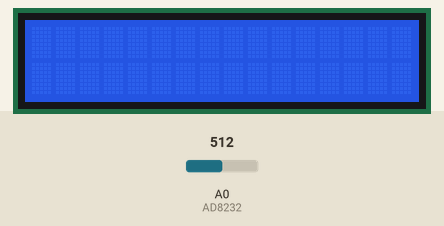
Bench run of a sketch on a simulated Arduino Uno, built with avr-gcc and run on an emulated ATmega328P. Parts: 16×2 character LCD. The test bench sets the inputs (shaded band); at power-on: A0 (AD8232) = 512. Random numbers use the default seed unless the sketch sets one; what the sketch prints to the serial monitor is not drawn.

Above: at 1.2 s.
1.3 s: A0 (AD8232) set to 716
At 1.9 s:
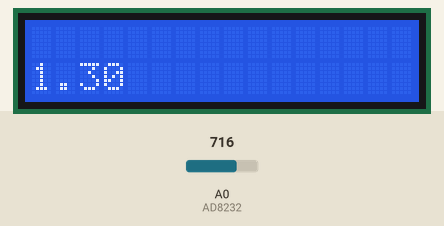
2.8 s: A0 (AD8232) set to 900
At 4.1 s:
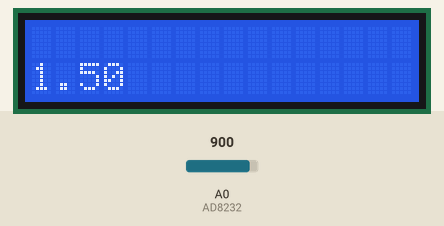
Timing chart, 0 to 5.8 s (numbered marks = the images above; inputs shaded):
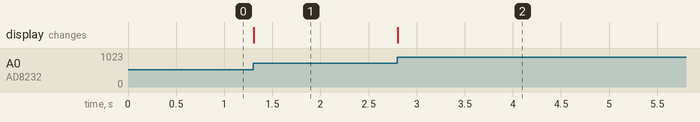

Measured:
- after the input at 1.3 s, the display: changes at once (image 1)
- after the input at 2.8 s, the display: changes at once (image 2)

The sketch:

Arduino.ino
```cpp
#include <LiquidCrystal.h>
#include <SoftwareSerial.h>
#include <SPI.h>

#include <stdio.h>
#include <stdlib.h>

//uint16_t Array[15000];

SoftwareSerial Bluetooth(3,2); //RX, TX
LiquidCrystal lcd(10, 9, 8, 7, 6, 5);

#define AD8232      A0
#define LOPositive  6
#define LONegative  4
#define detButton   19

#define M           5
#define N           30
#define winSize     250
#define HP_CONSTANT ((float)1/(float)M)

//Resulusi RNG
#define RAND_RES    100000000

//Variabel waktu
unsigned long foundTimeMicros     = 0;
unsigned long old_foundTimeMicros = 0;
unsigned long currentMicros   = 0;
unsigned long previousMicros  = 0;

// Interval untuk mengambil sampel dan algoritma berulang (mikrodetik)
const long PERIOD   = 4000;


// Buffer lingkaran untuk BPM rataan
float bpm = 0;

#define BPM_BUFFER_SIZE 5
unsigned long bpm_buff[BPM_BUFFER_SIZE] = {0};
int bpm_buff_WR_idx = 0;
int bpm_buff_RD_idx = 0;

int tmp = 0;

char outStr[5];

/* Porsi yang berkaitan dengan deteksi Pan-Tompkins QRS */

// Buffer lingkaran untuk sinyal input EKG
// Kita perlu menyimpan riwayat M + 1 sampel untuk HP penyaring
float ecg_buff[M+1] = {0};
int ecg_buff_WR_idx = 0;
int ecg_buff_RD_idx = 0;

// Buffer lingkaran untuk sinyal input EKG
// Kita perlu menyimpan riwayat N + 1 sampel untuk LP penyaring
float hp_buff[N+1] = {0};
int hp_buff_WR_idx = 0;
int hp_buff_RD_idx = 0;

// LP penyaring mengeluarkan satu titik untuk setiap titik masukan
// Ini akan langsung ke penyaringan adaptif untuk eval
float next_eval_pt = 0;

// Menjalankan jumlah untuk HP dan LP filter, nilai-nilai bergeser di FILO
float hp_sum = 0;
float lp_sum = 0;

// Variabel bekerja untuk thresholding adaptif
float treshold = 0;
boolean triggered = false;
int trig_time = 0;
float win_max = 0;
int win_idx = 0;


// Jumlah iterasi awal, digunakan menentukan kapan jendela bergerak telah diisi
int number_iter = 0;

void setup() {
  Serial.begin(19200);
  Bluetooth.begin(115200);
  lcd.begin(16, 2);
  pinMode(LOPositive, INPUT);
  pinMode(LONegative, INPUT);
  pinMode(AD8232, INPUT);
  pinMode(detButton, INPUT);
}

void loop() {
  BeatRate();
}

void BeatRate(){
  currentMicros = micros();


  // Beralih jika sudah waktunya untuk titik data baru (menurut PERIODE)
  if(currentMicros - previousMicros >= PERIOD){
    previousMicros = currentMicros;


    boolean QRS_detected = false;
    // Hanya membaca data dan melakukan deteksi jika lead hidup


    // Hanya membaca data jika EKG Chip telah mendeteksi bahwa lead menempel pada pasien
    //boolean leads_are_on = (digitalRead(LOPositive) == 0) && (digitalRead(LONegative) == 0);
    boolean leads_are_on = true;
    if(leads_are_on){

      // Membaca data titik EKG berikutnya
      int next_ecg_pt = analogRead(AD8232);
      Serial.println(next_ecg_pt);

      QRS_detected = detect(next_ecg_pt);

      if(QRS_detected == true){

        foundTimeMicros = micros();
        int bpm = (60.0/(((foundTimeMicros - old_foundTimeMicros))/1000000.0));
        lcd.setCursor(0,1);
        lcd.print((foundTimeMicros - old_foundTimeMicros)/1000000.0);

        // Mengirim data EKG melalui Bluetooth
        sprintf(outStr,"%04d",next_ecg_pt);
        Bluetooth.print("*");
        Bluetooth.write(outStr);

        // Mengirim data BPM melalui Bluetooth
        sprintf(outStr,"%05d",bpm);
        Bluetooth.print("*");
        Bluetooth.write(outStr);

        old_foundTimeMicros = foundTimeMicros;
      }
      else{
        // Mengirim data EKG melalui Bluetooth
        sprintf(outStr,"%03d",next_ecg_pt);
        Bluetooth.print("*");
        Bluetooth.write(outStr);
      }
    }else{
      Serial.println('!');
    }
  }
}

boolean detect(float new_ecg_pt){
  // Copy titik baru ke dalam lingkaran buffer, indeks pertambahan
  ecg_buff[ecg_buff_WR_idx ++] = new_ecg_pt;
  ecg_buff_WR_idx %= (M+1);

  /*Penyaringan High Pass*/
  if(number_iter < M){
    // Pertama mengisi buffer dengan poin yang cukup untuk HP penyaring
    hp_sum += ecg_buff[ecg_buff_RD_idx];
    hp_buff[hp_buff_WR_idx] = 0;
  }
  else{
    hp_sum += ecg_buff[ecg_buff_RD_idx];

    tmp = ecg_buff_RD_idx - M;
    if(tmp<0) tmp += M+1;

    hp_sum -= ecg_buff[tmp];

    float y1 = 0;
    float y2 = 0;

    tmp = (ecg_buff_RD_idx - ((M+1)/2));
    if(tmp<0) tmp+= M+1;
    y2 = ecg_buff[tmp];
    y1 = HP_CONSTANT * hp_sum;
    hp_buff[hp_buff_WR_idx] = y2 - y1;
  }

  // Selesai membaca EKG penyangga, posisi kenaikan
  ecg_buff_RD_idx++;
  ecg_buff_RD_idx %= (M+1);

  // Selesai menulis untuk penyangga HP, posisi kenaikan
  hp_buff_WR_idx++;
  hp_buff_WR_idx %= (N+1);

  /*Penyaringan Low Pass*/
  // Pergeseran dalam sampel baru dari high pass filter
  lp_sum += hp_buff[hp_buff_RD_idx]*hp_buff[hp_buff_RD_idx];

  if(number_iter<N){
    next_eval_pt = 0;
  }
  else{
    tmp = hp_buff_RD_idx - N;
    if(tmp<0) tmp += (N+1);

    lp_sum -= hp_buff[tmp] * hp_buff[tmp];

    next_eval_pt = lp_sum;
  }

  // Selesai membaca penyangga HP, posisi kenaikan
  hp_buff_RD_idx++;
  hp_buff_RD_idx %= (N+1);

  /* Deteksi denyut adaptasi thresholding */
  //Mengatur threshold awal
  if(number_iter<winSize){
    if(next_eval_pt > treshold){
      treshold = next_eval_pt;
    }

    // Hanya kenaikan jumlah iter jika kurang dari winSize
    // Jika lebih besar, maka counter tidak melayani tujuan lebih lanjut
    number_iter++;
  }


  // Memeriksa apakah deteksi bertahan jangka waktu telah berlalu
  if(triggered == true){
    trig_time++;
    if(trig_time >= 100){
      triggered = false;
      trig_time = 0;
    }
  }

  // Mencari apakah kita memiliki max baru
  if(next_eval_pt > win_max) win_max = next_eval_pt;

  // Mencari apadakah kita diatas adaptiv threshold
  if(next_eval_pt > treshold && !triggered){
    triggered = true;
    return true;
  }

  // Lagi kita akan menyelesaikan fungsi sebelum kembali FALSE,
  // Berpotensi mengubah ambang

  // Menyesuaikan batas adaptif menggunakan sinyal maksimum yang ditemukan...
  // ...di jendela sebelumnya

  if(win_idx++ >= winSize){
    // Bobot faktor untuk menentukan kontribusi...
    // ...nilai puncak arus ke penyesuaian ambang
    float gamma = 0.175;

    // Melupakan faktor tingkat dimana kita melupakan pengamatan lalu
    // Pilih nilai acak antara 0.01 dan 0.1 untuk ini
    float alpha = 0.01 + (((float)random(0,RAND_RES)/(float)(RAND_RES))*((0.1-0.01)));

    // Hitung Treshold baru
    treshold = alpha * gamma * win_max + (1-alpha)*treshold;

    // Reset window index sekarang
    win_idx = 0;
    win_max = -10000000;
  }
  return false;
}
```
